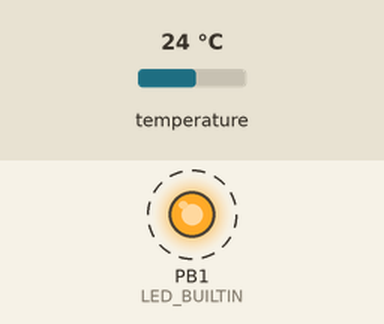
This sketch was run on a simulated ATtiny85, built with avr-gcc and run on an emulated ATtiny85. On the bench: output pins drawn as LEDs (lit = HIGH). Dashed ring = blinking. The test bench sets the inputs (shaded band); at power-on: temperature 24 °C.

Above: at 0.5 s.
Timing chart, 0 to 4.1 s (numbered marks = the images above):
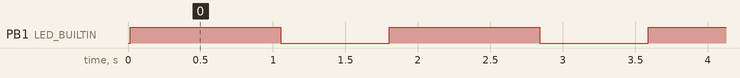

Measured:
- by itself, PB1 (LED_BUILTIN): alternates HIGH for 1.0 s and LOW for 0.75 s

The sketch:

onewire-attiny85.ino
```cpp
/*
  One Wire polling
  Polls temperature sensors over one-wire, and blinks internal LED on every read
*/
#include <OneWire.h>
#include <DallasTemperature.h>
#include <SoftwareSerial.h>

// Data wire is plugged into PB0 (pin 5) on the Attiny85
#define ONE_WIRE_BUS PB0
// Serial communication on PB3, PB4
#define RX_PIN PB3
#define TX_PIN PB4

SoftwareSerial tinySerial(RX_PIN, TX_PIN);

// Setup a oneWire instance to communicate with any OneWire device
OneWire oneWire(ONE_WIRE_BUS);
// Pass oneWire reference to DallasTemperature library
DallasTemperature sensors(&oneWire);

// the setup function runs once when you press reset or power the board
void setup() {
  // initialize digital pin LED_BUILTIN as an output.
  pinMode(LED_BUILTIN, OUTPUT);
  sensors.begin(); // Start up the sensors library
  //Serial.begin(9600); // Open serial
  tinySerial.begin(9600);
}

// the loop function runs over and over again forever
void loop() {
  // wait with LED on
  digitalWrite(LED_BUILTIN, HIGH);   // turn the LED on (HIGH is the voltage level)
  delay(250);                        // wait

  // Send the command to get temperatures
  sensors.requestTemperatures();

  //print the temperatures in Celsius
  for (uint8_t i = 0; i < 2; i++) {
    tinySerial.print('T');
    tinySerial.print(i);
    tinySerial.print(':');
    tinySerial.print(sensors.getTempCByIndex(i));
    tinySerial.print('|');
  }

  // wait with LED off
  digitalWrite(LED_BUILTIN, LOW);    // turn the LED off by making the voltage LOW
  delay(750);                        // wait
}
```
